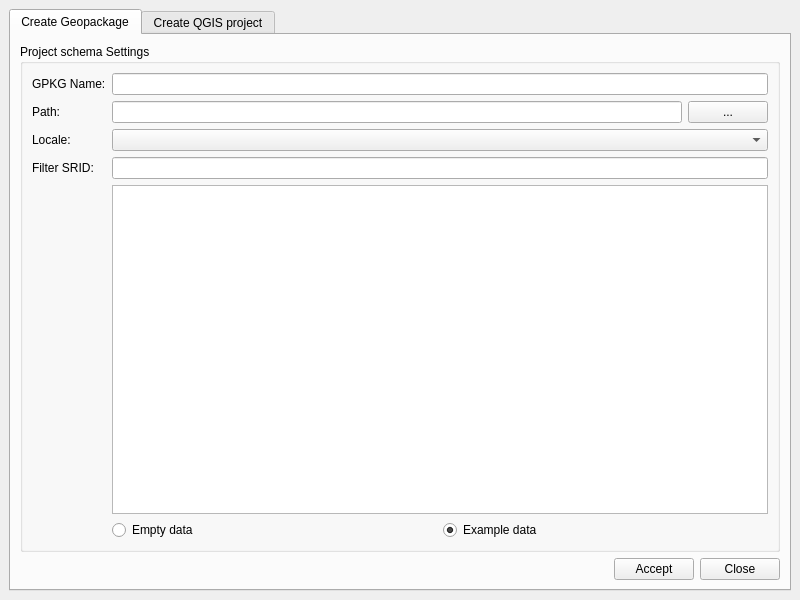
<?xml version="1.0" encoding="UTF-8"?>
<ui version="4.0">
 <class>MainWindow</class>
 <widget class="QMainWindow" name="MainWindow">
  <property name="geometry">
   <rect>
    <x>0</x>
    <y>0</y>
    <width>800</width>
    <height>600</height>
   </rect>
  </property>
  <property name="windowTitle">
   <string>MainWindow</string>
  </property>
  <widget class="QWidget" name="centralwidget">
   <layout class="QGridLayout" name="gridLayout_6">
    <item row="0" column="0">
     <layout class="QGridLayout" name="gridLayout">
      <item row="0" column="0">
       <widget class="QTabWidget" name="tabWidget">
        <property name="currentIndex">
         <number>0</number>
        </property>
        <widget class="QWidget" name="tab_gpkg">
         <attribute name="title">
          <string>Create Geopackage</string>
         </attribute>
         <layout class="QGridLayout" name="gridLayout_5">
          <item row="0" column="0">
           <widget class="QGroupBox" name="grb_projectschema">
            <property name="title">
             <string>Project schema Settings</string>
            </property>
            <layout class="QGridLayout" name="gridLayout_2">
             <item row="1" column="0">
              <widget class="QLabel" name="lbl_path">
               <property name="text">
                <string>Path:</string>
               </property>
              </widget>
             </item>
             <item row="5" column="1" colspan="2">
              <widget class="QLineEdit" name="srid_id"/>
             </item>
             <item row="5" column="0">
              <widget class="QLabel" name="lbl_filter">
               <property name="text">
                <string>Filter SRID:</string>
               </property>
              </widget>
             </item>
             <item row="3" column="1" colspan="2">
              <widget class="QComboBox" name="cmb_locale"/>
             </item>
             <item row="0" column="1" colspan="2">
              <widget class="QLineEdit" name="gpkg_name">
               <property name="text">
                <string/>
               </property>
              </widget>
             </item>
             <item row="0" column="0">
              <widget class="QLabel" name="lbl_gpkg">
               <property name="text">
                <string>GPKG Name:</string>
               </property>
              </widget>
             </item>
             <item row="3" column="0">
              <widget class="QLabel" name="lbl_locale">
               <property name="layoutDirection">
                <enum>Qt::LeftToRight</enum>
               </property>
               <property name="text">
                <string>Locale:</string>
               </property>
               <property name="alignment">
                <set>Qt::AlignLeading|Qt::AlignLeft|Qt::AlignVCenter</set>
               </property>
              </widget>
             </item>
             <item row="1" column="1">
              <widget class="QLineEdit" name="data_path"/>
             </item>
             <item row="7" column="1" colspan="2">
              <layout class="QHBoxLayout" name="horizontalLayout_2">
               <item>
                <widget class="QRadioButton" name="rdb_data">
                 <property name="text">
                  <string>Empty data</string>
                 </property>
                 <property name="checked">
                  <bool>false</bool>
                 </property>
                </widget>
               </item>
               <item>
                <widget class="QRadioButton" name="rdb_sample">
                 <property name="text">
                  <string>Example data</string>
                 </property>
                 <property name="checked">
                  <bool>true</bool>
                 </property>
                </widget>
               </item>
              </layout>
             </item>
             <item row="1" column="2">
              <widget class="QPushButton" name="btn_push_path">
               <property name="text">
                <string>...</string>
               </property>
              </widget>
             </item>
             <item row="6" column="1" colspan="2">
              <widget class="QTableView" name="tbl_srid"/>
             </item>
            </layout>
            <zorder>cmb_locale</zorder>
            <zorder>srid_id</zorder>
            <zorder>lbl_locale</zorder>
            <zorder>lbl_filter</zorder>
            <zorder>gpkg_name</zorder>
            <zorder>lbl_gpkg</zorder>
            <zorder>data_path</zorder>
            <zorder>lbl_path</zorder>
            <zorder>btn_push_path</zorder>
            <zorder>tbl_srid</zorder>
           </widget>
          </item>
          <item row="1" column="0">
           <layout class="QHBoxLayout" name="horizontalLayout_3">
            <item>
             <widget class="QLabel" name="lbl_time">
              <property name="text">
               <string/>
              </property>
             </widget>
            </item>
            <item>
             <spacer name="horizontalSpacer">
              <property name="orientation">
               <enum>Qt::Horizontal</enum>
              </property>
              <property name="sizeHint" stdset="0">
               <size>
                <width>40</width>
                <height>20</height>
               </size>
              </property>
             </spacer>
            </item>
            <item>
             <widget class="QPushButton" name="btn_gpkg_accept">
              <property name="text">
               <string>Accept</string>
              </property>
             </widget>
            </item>
            <item>
             <widget class="QPushButton" name="btn_gpkg_close">
              <property name="text">
               <string>Close</string>
              </property>
             </widget>
            </item>
           </layout>
          </item>
         </layout>
        </widget>
        <widget class="QWidget" name="tab_qgis_project">
         <attribute name="title">
          <string>Create QGIS project</string>
         </attribute>
         <layout class="QGridLayout" name="gridLayout_4">
          <item row="2" column="0">
           <layout class="QGridLayout" name="gridLayout_14">
            <item row="0" column="0">
             <spacer name="horizontalSpacer_10">
              <property name="orientation">
               <enum>Qt::Horizontal</enum>
              </property>
              <property name="sizeHint" stdset="0">
               <size>
                <width>40</width>
                <height>20</height>
               </size>
              </property>
             </spacer>
            </item>
            <item row="0" column="2">
             <widget class="QPushButton" name="btn_qgis_close">
              <property name="text">
               <string>Close</string>
              </property>
             </widget>
            </item>
            <item row="0" column="1">
             <widget class="QPushButton" name="btn_qgis_accept">
              <property name="text">
               <string>Accept</string>
              </property>
             </widget>
            </item>
           </layout>
          </item>
          <item row="0" column="0">
           <widget class="QGroupBox" name="groupBox">
            <property name="title">
             <string>QGIS project settings</string>
            </property>
            <layout class="QGridLayout" name="gridLayout_3">
             <item row="0" column="0">
              <layout class="QGridLayout" name="gridLayout_8">
               <item row="2" column="0">
                <widget class="QLabel" name="lbl_gis_folder_3">
                 <property name="sizePolicy">
                  <sizepolicy hsizetype="Maximum" vsizetype="Preferred">
                   <horstretch>0</horstretch>
                   <verstretch>0</verstretch>
                  </sizepolicy>
                 </property>
                 <property name="text">
                  <string>GIS folder:</string>
                 </property>
                </widget>
               </item>
               <item row="1" column="1" colspan="3">
                <widget class="QLineEdit" name="txt_gis_file">
                 <property name="sizePolicy">
                  <sizepolicy hsizetype="Preferred" vsizetype="Fixed">
                   <horstretch>0</horstretch>
                   <verstretch>0</verstretch>
                  </sizepolicy>
                 </property>
                </widget>
               </item>
               <item row="0" column="1">
                <widget class="QLineEdit" name="txt_gis_gpkg"/>
               </item>
               <item row="3" column="2">
                <layout class="QHBoxLayout" name="horizontalLayout_6"/>
               </item>
               <item row="2" column="3">
                <widget class="QPushButton" name="btn_gis_folder">
                 <property name="minimumSize">
                  <size>
                   <width>20</width>
                   <height>24</height>
                  </size>
                 </property>
                 <property name="text">
                  <string>...</string>
                 </property>
                </widget>
               </item>
               <item row="1" column="0">
                <widget class="QLabel" name="lbl_gis_file_3">
                 <property name="sizePolicy">
                  <sizepolicy hsizetype="Maximum" vsizetype="Preferred">
                   <horstretch>0</horstretch>
                   <verstretch>0</verstretch>
                  </sizepolicy>
                 </property>
                 <property name="text">
                  <string>GIS file name:</string>
                 </property>
                </widget>
               </item>
               <item row="0" column="3">
                <widget class="QPushButton" name="btn_gis_gpkg">
                 <property name="text">
                  <string>...</string>
                 </property>
                </widget>
               </item>
               <item row="0" column="0">
                <widget class="QLabel" name="lbl_role_3">
                 <property name="sizePolicy">
                  <sizepolicy hsizetype="Maximum" vsizetype="Preferred">
                   <horstretch>0</horstretch>
                   <verstretch>0</verstretch>
                  </sizepolicy>
                 </property>
                 <property name="text">
                  <string>GPKG file:</string>
                 </property>
                </widget>
               </item>
               <item row="2" column="1" colspan="2">
                <widget class="QLineEdit" name="txt_gis_folder"/>
               </item>
              </layout>
             </item>
            </layout>
           </widget>
          </item>
          <item row="1" column="0">
           <spacer name="verticalSpacer_2">
            <property name="orientation">
             <enum>Qt::Vertical</enum>
            </property>
            <property name="sizeHint" stdset="0">
             <size>
              <width>20</width>
              <height>40</height>
             </size>
            </property>
           </spacer>
          </item>
         </layout>
        </widget>
       </widget>
      </item>
     </layout>
    </item>
   </layout>
  </widget>
 </widget>
 <resources/>
 <connections/>
</ui>
